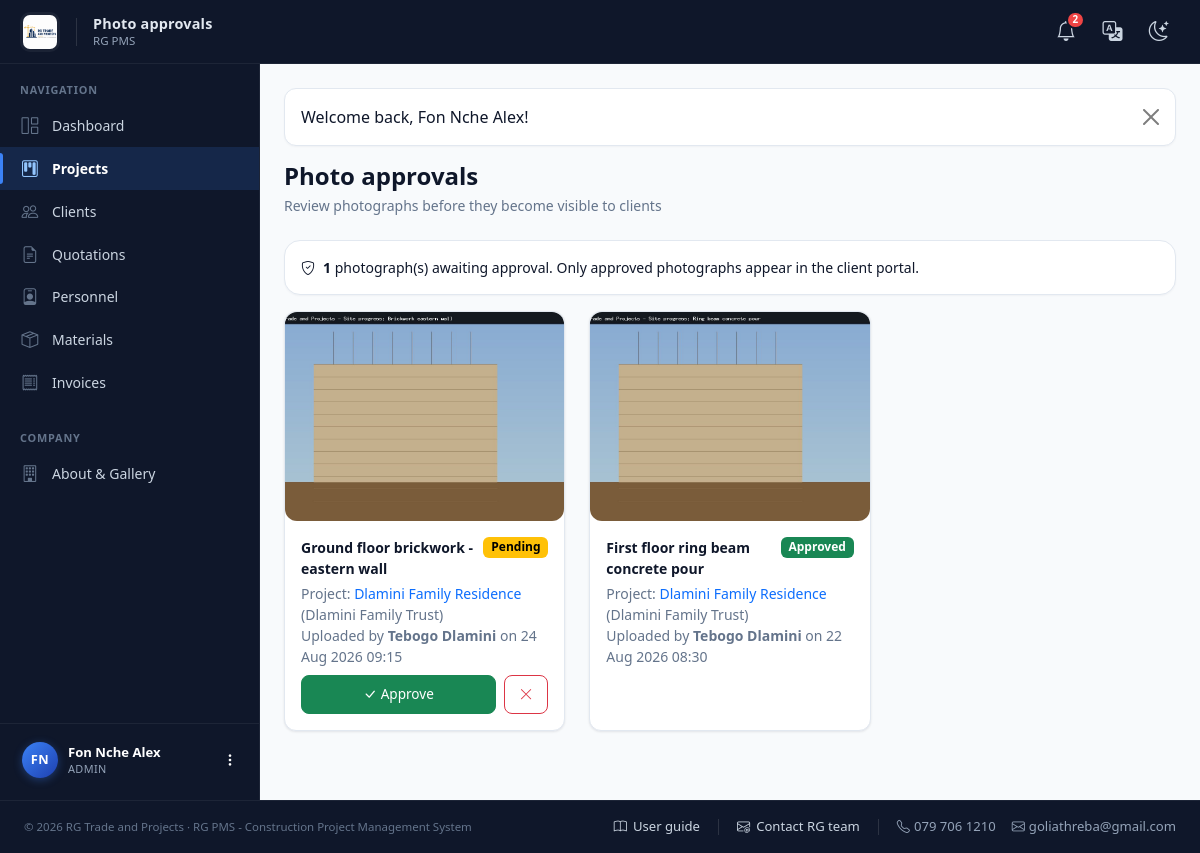
The app's page /admin/photos.php (signed in) with its own data.
### tables this page shows
CREATE TABLE users (
  id            INT UNSIGNED NOT NULL AUTO_INCREMENT,
  role_id       TINYINT UNSIGNED NOT NULL,
  full_name     VARCHAR(120) NOT NULL,
  email         VARCHAR(160) NOT NULL UNIQUE,
  phone         VARCHAR(30)  NULL,
  password_hash VARCHAR(255) NOT NULL,
  is_active     TINYINT(1)   NOT NULL DEFAULT 1,
  created_at    DATETIME     NOT NULL DEFAULT CURRENT_TIMESTAMP,
  PRIMARY KEY (id),
  CONSTRAINT fk_users_role FOREIGN KEY (role_id) REFERENCES roles(id)
);

CREATE TABLE roles (
  id          TINYINT UNSIGNED NOT NULL AUTO_INCREMENT,
  name        VARCHAR(50)  NOT NULL UNIQUE,       
  description VARCHAR(255) NULL,
  PRIMARY KEY (id)
);

CREATE TABLE project_photos (
  id          INT UNSIGNED NOT NULL AUTO_INCREMENT,
  project_id  INT UNSIGNED NOT NULL,
  uploaded_by INT UNSIGNED NOT NULL,              
  file_path   VARCHAR(255) NOT NULL,
  caption     VARCHAR(255) NULL,
  status      ENUM('pending','approved','rejected') NOT NULL DEFAULT 'pending',
  approved_by INT UNSIGNED NULL,
  approved_at DATETIME     NULL,
  uploaded_at DATETIME NOT NULL DEFAULT CURRENT_TIMESTAMP,
  PRIMARY KEY (id),
  CONSTRAINT fk_photos_project FOREIGN KEY (project_id) REFERENCES projects(id) ON DELETE CASCADE,
  CONSTRAINT fk_photos_by FOREIGN KEY (uploaded_by) REFERENCES users(id),
  CONSTRAINT fk_photos_approvedby FOREIGN KEY (approved_by) REFERENCES users(id) ON DELETE SET NULL
);

CREATE TABLE projects (
  id                    INT UNSIGNED NOT NULL AUTO_INCREMENT,
  client_id             INT UNSIGNED NOT NULL,
  project_manager_id    INT UNSIGNED NULL,         
  name                  VARCHAR(160) NOT NULL,
  build_type            VARCHAR(120) NULL,         
  square_meters         DECIMAL(10,2) NULL,
  location              VARCHAR(255) NULL,
  start_date            DATE NULL,
  target_deadline       DATE NULL,
  actual_completion_date DATE NULL,
  status                ENUM('not_yet_commenced','in_progress','delayed','completed') NOT NULL DEFAULT 'not_yet_commenced',
  progress_percent      DECIMAL(5,2) NOT NULL DEFAULT 0,
  budget                DECIMAL(14,2) NOT NULL DEFAULT 0,
  description           TEXT NULL,
  created_at            DATETIME NOT NULL DEFAULT CURRENT_TIMESTAMP,
  PRIMARY KEY (id),
  CONSTRAINT fk_projects_client FOREIGN KEY (client_id) REFERENCES clients(id),
  CONSTRAINT fk_projects_pm FOREIGN KEY (project_manager_id) REFERENCES users(id) ON DELETE SET NULL
);

CREATE TABLE clients (
  id             INT UNSIGNED NOT NULL AUTO_INCREMENT,
  user_id        INT UNSIGNED NULL,                
  company_name   VARCHAR(160) NOT NULL,
  contact_person VARCHAR(120) NOT NULL,
  phone          VARCHAR(30)  NULL,
  email          VARCHAR(160) NULL,
  address        VARCHAR(255) NULL,
  created_at     DATETIME     NOT NULL DEFAULT CURRENT_TIMESTAMP,
  PRIMARY KEY (id),
  CONSTRAINT fk_clients_user FOREIGN KEY (user_id) REFERENCES users(id) ON DELETE SET NULL
);

### includes/auth.php (called while the page is built, shortened)
<?php
require_once __DIR__ . '/functions.php';
function current_user(): ?array {
    static $cached = null;
    static $loaded = false;
    if ($loaded) return $cached;
    $loaded = true;
    $stmt = db()->prepare(
        'SELECT u.*, r.name AS role_name
         FROM users u
         LEFT JOIN roles r ON r.id = u.role_id
         WHERE u.id = ? LIMIT 1'
    );
    $stmt->execute([(int)$_SESSION['user_id']]);
    $user = $stmt->fetch();
    return $cached = $user;
}
function require_login(): void {
    if (!current_user()) {
        $_SESSION['__intended'] = $_SERVER['REQUEST_URI'] ?? '';
        flash_set('warning', 'Please sign in to continue.');
        redirect('login.php');
    }
}
function require_role(string|array $roles): void {
    require_login();
}

### config/db.php (called while the page is built, shortened)
<?php
function db(): PDO {
    static $pdo = null;
    if ($pdo === null) {
        $dsn = 'mysql:host=' . DB_HOST . ';dbname=' . DB_NAME . ';charset=utf8mb4';
        try {
            $pdo = new PDO($dsn, DB_USER, DB_PASS, [
                PDO::ATTR_ERRMODE            => PDO::ERRMODE_EXCEPTION,
                PDO::ATTR_DEFAULT_FETCH_MODE => PDO::FETCH_ASSOC,
                PDO::ATTR_EMULATE_PREPARES   => false,
            ]);
        } catch (PDOException $e) {
            http_response_code(500);
            die('<div style="font-family:sans-serif;padding:2rem;max-width:40rem;margin:3rem auto;border:1px solid #dc3545;border-radius:.5rem;color:#842029;background:#f8d7da">'
                . '<h3>Database connection failed</h3><p>Please check <code>config/config.php</code> and confirm the '
                . 'database <code>' . htmlspecialchars(DB_NAME) . '</code> exists (import <code>sql/schema.sql</code>).</p>'
                . '<p style="font-size:.85rem">' . htmlspecialchars($e->getMessage()) . '</p></div>');
        }
    }
    return $pdo;
}

### admin/photos.php (the view, shortened to what this page needs)
<?php
require_once __DIR__ . '/../includes/layout.php';
require_role('admin');
$pdo = db();
$sql = 'SELECT ph.*, u.full_name AS uploader, p.name AS project_name, c.company_name
        FROM project_photos ph
        JOIN projects p ON p.id = ph.project_id
        JOIN clients c ON c.id = p.client_id
        LEFT JOIN users u ON u.id = ph.uploaded_by';
$params = [];
$sql .= ' ORDER BY (ph.status = "pending") DESC, ph.uploaded_at DESC';
$stmt = $pdo->prepare($sql);
$stmt->execute($params);
$photos = $stmt->fetchAll();
$pendingCount = (int)$pdo->query('SELECT COUNT(*) FROM project_photos WHERE status = "pending"')->fetchColumn();
page_header('Photo approvals', 'projects');
page_heading('Photo approvals', 'Review photographs before they become visible to clients');
?>
<div class="alert alert-info rounded-4 small d-flex align-items-center gap-2">
  <i class="bi bi-shield-check"></i>
  <span><strong><?= $pendingCount ?></strong> photograph(s) awaiting approval. Only approved photographs appear in the client portal.</span>
</div>
<div class="row g-4">
  <?php foreach ($photos as $ph): ?>
  <div class="col-md-6 col-xl-4">
    <div class="card project-card h-100">
      <a href="<?= BASE_URL ?>/<?= e($ph['file_path']) ?>" target="_blank">
        <img src="<?= BASE_URL ?>/<?= e($ph['file_path']) ?>" class="card-img-top photo-thumb" alt="<?= e($ph['caption'] ?? '') ?>">
      </a>
      <div class="card-body">
        <div class="d-flex justify-content-between align-items-start mb-1">
          <div class="fw-semibold small"><?= e($ph['caption'] ?? 'No caption') ?></div>
          <?= match ($ph['status']) { 'approved' => badge('Approved', 'success'), 'rejected' => badge('Rejected', 'danger'), default => badge('Pending', 'warning') } ?>
        </div>
        <div class="small text-muted mb-2">
          Project: <a class="text-decoration-none" href="<?= BASE_URL ?>/admin/project_view.php?id=<?= $ph['project_id'] ?>&tab=photos"><?= e($ph['project_name']) ?></a> (<?= e($ph['company_name']) ?>)<br>
          Uploaded by <strong><?= e($ph['uploader']) ?></strong> on <?= nice_datetime($ph['uploaded_at']) ?>
        </div>
        <?php if ($ph['status'] === 'pending'): ?>
          <div class="d-flex gap-2">
            <form method="post" class="flex-grow-1">
              <button class="btn btn-success btn-sm w-100"><i class="bi bi-check-lg me-1"></i>Approve</button>
            </form>
            <form method="post" data-confirm="Reject this photograph?">
              <button class="btn btn-outline-danger btn-sm"><i class="bi bi-x-lg"></i></button>
            </form>
          </div>
        <?php endif; ?>
      </div>
    </div>
  </div>
  <?php endforeach; ?>
</div>
<?php page_footer(); ?>

### includes/layout.php (shortened to what this page needs)
<?php
require_once __DIR__ . '/functions.php';
require_once __DIR__ . '/auth.php';
function page_header(string $title, string $active = ''): void {
    $user    = current_user();
    $role    = $user['role_name'] ?? null;
    $unread  = $user ? unread_notification_count((int)$user['id']) : 0;
    $flash   = flash_get();
    $base    = BASE_URL;
    $initials = '';
    if ($user) {
        foreach (preg_split('/\s+/', trim($user['full_name'])) as $part) {
            if ($part !== '') $initials .= strtoupper($part[0]);
        }
        $initials = substr($initials, 0, 2);
    }
    ?>
<!DOCTYPE html>
<html lang="en">
<head>
<link rel="stylesheet" href="<?= $base ?>/assets/vendor/bootstrap.min.css">
<link rel="stylesheet" href="<?= $base ?>/assets/vendor/bootstrap-icons.css">
<link rel="stylesheet" href="<?= $base ?>/assets/css/style.css?v=<?= @filemtime(__DIR__ . '/../assets/css/style.css') ?>">
</head>
<body>
<?php if ($user): ?>
<nav class="app-navbar">
  <div class="navbar-inner">
    <div class="d-flex align-items-center gap-3">
      <a class="navbar-brand" href="<?= $base ?>/index.php">
        <img src="<?= $base ?>/assets/img/logo-full.png" alt="<?= APP_NAME ?>" class="header-logo"
             onerror="this.style.display='none';this.nextElementSibling.style.display='inline-flex';">
      </a>
      <div class="d-none d-md-block lh-1">
        <div class="navbar-page-title"><?= e($title) ?></div>
        <div class="navbar-page-sub mt-1"><?= APP_SYSTEM_NAME ?></div>
      </div>
    </div>
    <div class="d-flex align-items-center gap-1">
      <div class="dropdown">
        <a class="nav-icon-link" href="#" data-bs-toggle="dropdown" aria-expanded="false" title="Notifications">
          <i class="bi bi-bell fs-5"></i>
          <?php if ($unread > 0): ?>
            <span class="badge-dot"><?= $unread > 9 ? '9+' : $unread ?></span>
          <?php endif; ?>
        </a>
      </div>
      <div class="dropdown">
        <a class="nav-icon-link" href="#" data-bs-toggle="dropdown" aria-expanded="false" title="Translate">
          <i class="bi bi-translate fs-5"></i>
        </a>
      </div>
      <button class="nav-icon-link" type="button" id="themeToggle" title="Switch theme" aria-label="Switch theme">
        <i class="bi bi-moon-stars fs-5 icon-light"></i>
      </button>
    </div>
  </div>
</nav>
<div class="app-layout">
  <aside class="app-sidebar" id="appSidebar">
    <div class="sidebar-scroll">
      <div class="sidebar-section-title">Navigation</div>
      <ul class="nav flex-column sidebar-nav">
        <?php if ($role === 'admin'): ?>
          <li class="nav-item"><a class="nav-link <?= $active === 'dashboard' ? 'active' : '' ?>" href="<?= $base ?>/admin/dashboard.php"><i class="bi bi-grid-1x2"></i><span>Dashboard</span></a></li>
          <li class="nav-item"><a class="nav-link <?= $active === 'projects' ? 'active' : '' ?>" href="<?= $base ?>/admin/projects.php"><i class="bi bi-kanban"></i><span>Projects</span></a></li>
          <li class="nav-item"><a class="nav-link <?= $active === 'clients' ? 'active' : '' ?>" href="<?= $base ?>/admin/clients.php"><i class="bi bi-people"></i><span>Clients</span></a></li>
          <li class="nav-item"><a class="nav-link <?= $active === 'quotations' ? 'active' : '' ?>" href="<?= $base ?>/admin/quotations.php"><i class="bi bi-file-earmark-text"></i><span>Quotations</span></a></li>
          <li class="nav-item"><a class="nav-link <?= $active === 'personnel' ? 'active' : '' ?>" href="<?= $base ?>/admin/personnel.php"><i class="bi bi-person-badge"></i><span>Personnel</span></a></li>
          <li class="nav-item"><a class="nav-link <?= $active === 'materials' ? 'active' : '' ?>" href="<?= $base ?>/admin/materials.php"><i class="bi bi-box-seam"></i><span>Materials</span></a></li>
          <li class="nav-item"><a class="nav-link <?= $active === 'invoices' ? 'active' : '' ?>" href="<?= $base ?>/admin/invoices.php"><i class="bi bi-receipt"></i><span>Invoices</span></a></li>
        <?php elseif ($role === 'personnel'): ?>
          <li class="nav-item"><a class="nav-link <?= $active === 'dashboard' ? 'active' : '' ?>" href="<?= $base ?>/personnel/dashboard.php"><i class="bi bi-grid-1x2"></i><span>My Projects</span></a></li>
        <?php elseif ($role === 'client'): ?>
          <li class="nav-item"><a class="nav-link <?= $active === 'dashboard' ? 'active' : '' ?>" href="<?= $base ?>/client/dashboard.php"><i class="bi bi-grid-1x2"></i><span>My Projects</span></a></li>
        <?php endif; ?>
      </ul>
      <?php if ($role === 'admin'): ?>
        <div class="sidebar-section-title mt-3">Company</div>
        <ul class="nav flex-column sidebar-nav">
          <li class="nav-item">
            <a class="nav-link <?= $active === 'home' ? 'active' : '' ?>" href="<?= $base ?>/about.php">
              <i class="bi bi-building"></i><span>About &amp; Gallery</span>
            </a>
          </li>
        </ul>
      <?php endif; ?>
    </div>
    <div class="sidebar-user-wrap">
      <div class="dropdown dropend">
        <a class="sidebar-user" href="#" data-bs-toggle="dropdown" aria-expanded="false">
          <div class="avatar"><?= e($initials ?: 'U') ?></div>
          <div class="user-info">
            <div class="user-name"><?= e($user['full_name']) ?></div>
            <div class="user-role"><?= e($user['role_name']) ?></div>
          </div>
          <i class="bi bi-three-dots-vertical ms-auto small"></i>
        </a>
      </div>
    </div>
  </aside>
  <main class="app-main">
    <div class="container-fluid px-3 px-lg-4 py-4">
      <?php if ($flash): ?>
        <div class="alert alert-<?= e($flash['type']) ?> alert-dismissible fade show" role="alert">
          <?= e($flash['message']) ?>
          <button type="button" class="btn-close" data-bs-dismiss="alert" aria-label="Close"></button>
        </div>
      <?php endif; ?>
<?php endif; ?>
<?php
}
function page_footer(): void {
    $user = current_user();
    ?>
    <?php if ($user): ?>
        </div>
      </main>
    </div>
    <?php else: ?>
        </div>
    </main>
    <?php endif; ?>
<footer class="app-footer py-3">
  <div class="container-fluid px-3 px-lg-4">
    <div class="d-flex flex-wrap justify-content-between align-items-center gap-3">
      <div class="text-muted small">
        © <?= date('Y') ?> <?= APP_NAME ?> · <?= APP_SYSTEM_NAME ?> - Construction Project Management System
      </div>
      <div class="footer-links">
        <a href="<?= BASE_URL ?>/user_guide.php">
          <i class="bi bi-book"></i> User guide
        </a>
        <a href="mailto:<?= e(COMPANY_EMAIL) ?>?subject=RG%20PMS%20Support%20Request">
          <i class="bi bi-envelope-at"></i> Contact RG team
        </a>
        <span class="footer-meta d-none d-md-flex">
          <span><i class="bi bi-telephone me-1"></i><?= e(COMPANY_PHONE) ?></span>
          <span><i class="bi bi-envelope me-1"></i><?= e(COMPANY_EMAIL) ?></span>
        </span>
      </div>
    </div>
  </div>
</footer>
</body>
</html>
<?php
}
function page_heading(string $title, string $subtitle, string $actions = ''): void {
    echo '<div class="d-flex flex-wrap justify-content-between align-items-center mb-4 gap-2">';
    echo '<div><h4 class="mb-0 fw-semibold">' . e($title) . '</h4>';
    if ($subtitle) echo '<div class="text-muted small mt-1">' . e($subtitle) . '</div>';
    echo '</div>';
    echo '</div>';
}

### includes/functions.php (shortened to what this page needs)
<?php
require_once __DIR__ . '/../config/db.php';
function flash_get(): ?array {
    if (!empty($_SESSION['flash'])) {
        $f = $_SESSION['flash'];
        return $f;
    }
    return null;
}
function unread_notification_count(int $userId): int {
    $stmt = db()->prepare('SELECT COUNT(*) FROM notifications WHERE user_id = ? AND is_read = 0');
    $stmt->execute([$userId]);
    return (int)$stmt->fetchColumn();
}
function nice_datetime(?string $datetime): string {
    $ts = strtotime($datetime);
    return $ts ? date('d M Y H:i', $ts) : '-';
}
function e(?string $value): string {
    return htmlspecialchars((string)$value, ENT_QUOTES, 'UTF-8');
}
function badge(string $text, string $color = 'secondary'): string {
    return '<span class="badge text-bg-' . $color . '">' . e($text) . '</span>';
}

### records on screen
users: full_name "Fon Nche Alex", role.name "ADMIN"
project_photos: file_path (picture), caption "Ground floor brickwork - eastern wall", text "Pending", project.name "Dlamini Family Residence", clients.company_name "Dlamini Family Trust", uploaded_by.full_name "Tebogo Dlamini", uploaded_at "24 Aug 2026 09:15"
project_photos: file_path (picture), caption "First floor ring beam concrete pour", text "Approved", project.name "Dlamini Family Residence", clients.company_name "Dlamini Family Trust", uploaded_by.full_name "Tebogo Dlamini", uploaded_at "22 Aug 2026 08:30"

### other values on screen
$title "Photo approvals"
APP_SYSTEM_NAME "RG PMS"
$unread "2"
$initials ?: 'U' "FN"
$flash['message'] "Welcome back, Fon Nche Alex!"
$subtitle "Review photographs before they become visible to clients"
$pendingCount "1"
APP_NAME "RG Trade and Projects"
COMPANY_PHONE "079 706 1210"
COMPANY_EMAIL "goliathreba@gmail.com"
